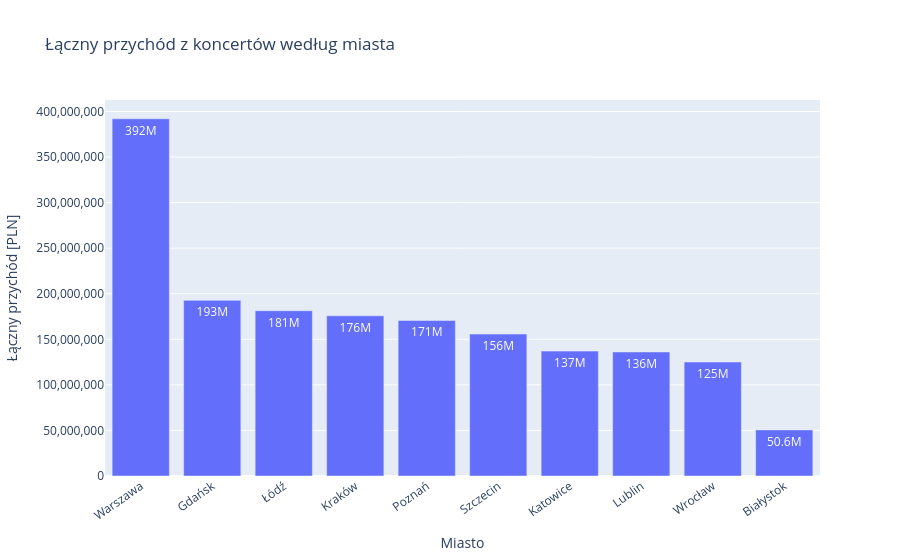

This figure's notebook cell:
### Markdown cell above
## 2. Łączny przychód według miasta

### Code cell
przychod_miasto = (
    df.groupby("miasto", as_index=False)["przychod_pln"]
      .sum()
      .sort_values("przychod_pln", ascending=False)
)

fig_przychod_miasto = px.bar(
    przychod_miasto,
    x="miasto",
    y="przychod_pln",
    text_auto=".3s",
    labels={
        "miasto": "Miasto",
        "przychod_pln": "Łączny przychód [PLN]",
    },
    title="Łączny przychód z koncertów według miasta",
)

fig_przychod_miasto.update_layout(
    xaxis_tickangle=-35,
    yaxis_tickformat=",.0f",
    hovermode="x unified",
)
fig_przychod_miasto.show()

### Figure 1 — Plotly figure (JSON) as saved in the notebook; plotly's stock layout.template omitted (floating-point values rounded to 4 significant figures)
{"data": [{"hovertemplate": "Miasto=%{x}<br>Łączny przychód [PLN]=%{y}<extra></extra>", "legendgroup": "", "marker": {"color": "#636efa", "pattern": {"shape": ""}}, "name": "", "orientation": "v", "showlegend": false, "textposition": "auto", "texttemplate": "%{y:.3s}", "type": "bar", "x": ["Warszawa", "Gdańsk", "Łódź", "Kraków", "Poznań", "Szczecin", "Katowice", "Lublin", "Wrocław", "Białystok"], "xaxis": "x", "y": [391973430, 192767710, 181357180, 175778640, 170662360, 155743970, 137064460, 136115110, 125091800, 50603470], "yaxis": "y"}], "layout": {"barmode": "relative", "hovermode": "x unified", "legend": {"tracegroupgap": 0}, "title": {"text": "Łączny przychód z koncertów według miasta"}, "xaxis": {"anchor": "y", "domain": [0.0, 1.0], "tickangle": -35, "title": {"text": "Miasto"}}, "yaxis": {"anchor": "x", "domain": [0.0, 1.0], "tickformat": ",.0f", "title": {"text": "Łączny przychód [PLN]"}}}}
